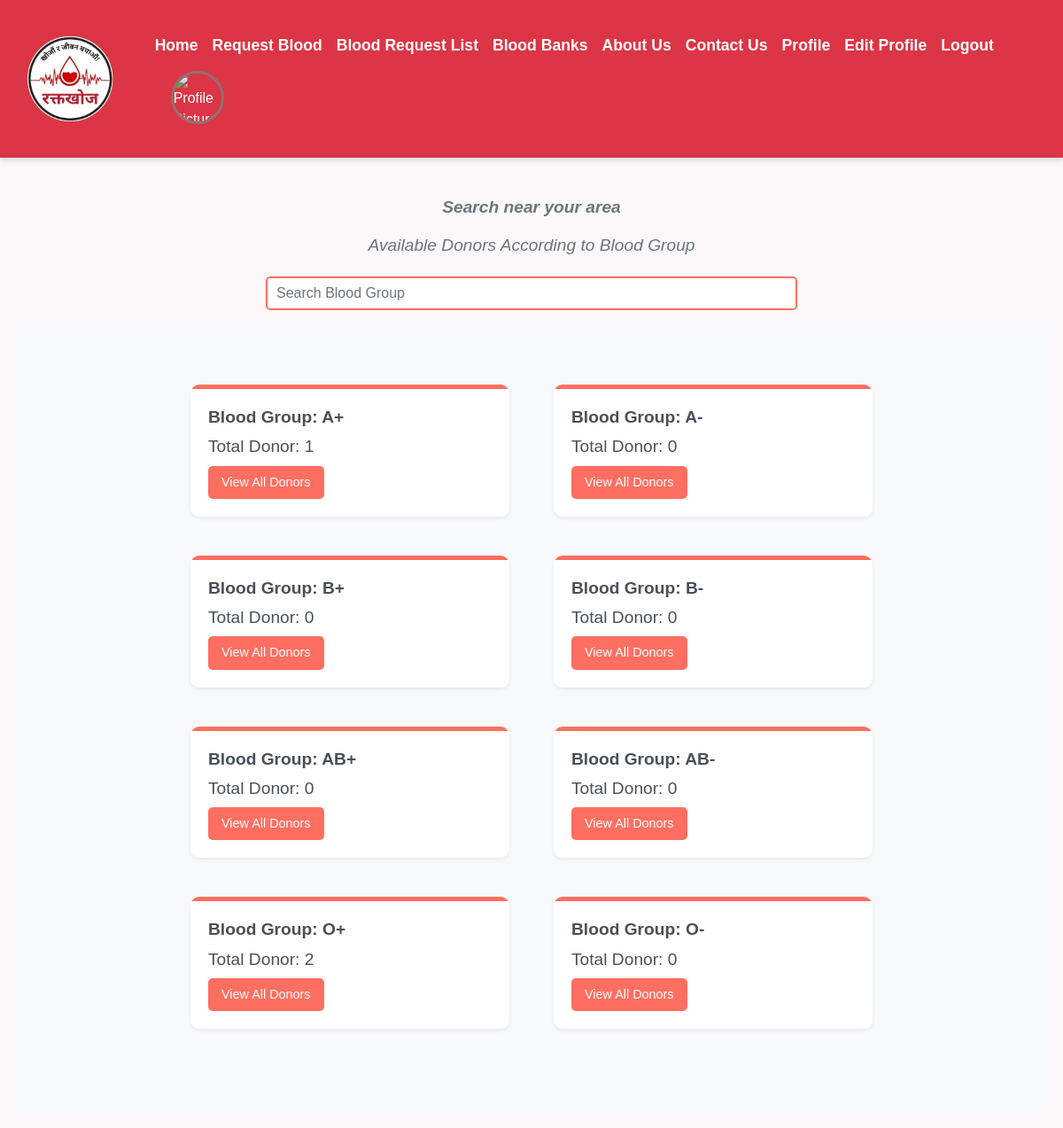
Page / (signed in) on the committed database.
### home/models.py (models this page shows, shortened)
class BloodGroup(models.Model):
    name = models.CharField(max_length=5)

### home/views.py (the view)
# urls.py: path("", views.index, name="index"),
def index(request):
    all_group = BloodGroup.objects.annotate(total=Count('donor'))
    return render(request, "index.html", {'all_group': all_group})

### home/templates/index.html (shortened to what this page needs)
{% extends 'base.html' %}
{% load static %}
{% block body %}
<div class="container">
  <h1 class="text-center">Search near your area</h1>
  <h2 class="text-center mb-4">Available Donors According to Blood Group</h2>
  <div class="input-group mb-3">
    <input type="text" id="searchBox" class="form-control" placeholder="Search Blood Group" aria-label="Search Blood Group">
  </div>
  <div class="album py-5 bg-light">
    <div class="container">
      <div class="row row-cols-1 row-cols-md-2 row-cols-lg-3 g-4">
        {% if all_group %}
          {% for i in all_group %}
          <div class="col">
            <div class="card mb-4 shadow-sm border-danger">
              <div class="card-body">
                <h3 class="card-text font-weight-bold">Blood Group: {{ i.name }}</h3>
                <h3 class="card-text">Total Donor: {{ i.total }}</h3>
                <div class="d-flex justify-content-between align-items-center">
                  <div class="btn-group">
                    <a href="/donors_list/{{ i.id }}/" class="btn btn-sm btn-outline-danger">View All Donors</a>
                  </div>
                </div>
              </div>
            </div>
          </div>
          {% endfor %}
        {% else %}
          <p class="text-center text-danger">No donors available at the moment.</p>
        {% endif %}
      </div>
    </div>
  </div>
</div>
{% endblock %}

### home/static/css/base.css (style rules this page uses)
body { font-family: 'Arial', sans-serif; background-color: #faf8f8; margin: 0; padding: 0; }

### home/templates/index.html (style rules this page uses)
body { font-family: 'Arial', sans-serif; margin: 0; padding: 0; }
.container { max-width: 1200px; margin: 20px auto; padding: 0 15px; }
h1, h2 { color: #0a80f5; text-align: center; margin-bottom: 20px; }
h1 { font-size: 2.5rem; font-weight: bold; }
h2 { font-size: 1.8rem; font-weight: 500; }
.input-group { display: flex; justify-content: center; margin-bottom: 30px; }
#searchBox { max-width: 600px; border: 2px solid #ff6f61; border-radius: 5px; padding: 10px; font-size: 1rem; transition: border-color 0.3s; }
.album { padding: 20px 0; }
.row { display: flex; flex-wrap: wrap; gap: 20px; justify-content: center; }
.card { border-radius: 10px; overflow: hidden; transition: transform 0.3s, box-shadow 0.3s; border: none; }
.card-body { padding: 20px; background-color: #fff; border-top: 5px solid #ff6f61; }
.card-text { margin-bottom: 10px; font-size: 1.2rem; color: #495057; }
.card-text:first-child { font-weight: bold; }
.btn-group a { font-size: 0.9rem; padding: 8px 15px; color: #fff; background-color: #ff6f61; border: none; border-radius: 5px; text-decoration: none; transition: background-color 0.3s; }
.text-center { margin-top: 20px; color: #6c757d; font-size: 1.2rem; font-style: italic; }

### rows in the picture
BloodGroup: name "A+", total "1"
BloodGroup: name "A-", total "0"
BloodGroup: name "B+", total "0"
BloodGroup: name "B-", total "0"
BloodGroup: name "AB+", total "0"
BloodGroup: name "AB-", total "0"
BloodGroup: name "O+", total "2"
BloodGroup: name "O-", total "0"
